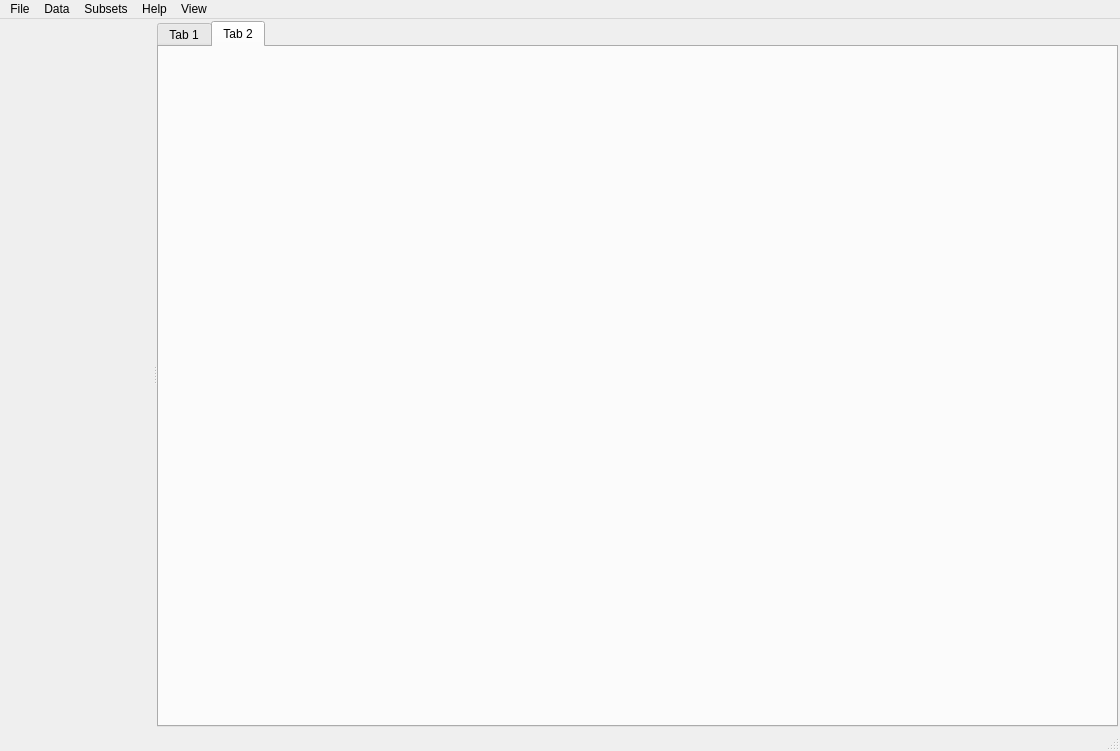
<?xml version="1.0" encoding="UTF-8"?>
<ui version="4.0">
 <class>GlueApplication</class>
 <widget class="QMainWindow" name="GlueApplication">
  <property name="geometry">
   <rect>
    <x>0</x>
    <y>0</y>
    <width>1120</width>
    <height>751</height>
   </rect>
  </property>
  <property name="windowTitle">
   <string>Glue</string>
  </property>
  <widget class="QWidget" name="centralwidget">
   <layout class="QVBoxLayout" name="verticalLayout">
    <property name="margin">
     <number>2</number>
    </property>
    <item>
     <widget class="QSplitter" name="splitter">
      <property name="orientation">
       <enum>Qt::Horizontal</enum>
      </property>
      <property name="handleWidth">
       <number>5</number>
      </property>
      <widget class="LayerTreeWidget" name="layerWidget" native="true">
       <property name="sizePolicy">
        <sizepolicy hsizetype="Preferred" vsizetype="Expanding">
         <horstretch>0</horstretch>
         <verstretch>0</verstretch>
        </sizepolicy>
       </property>
       <property name="minimumSize">
        <size>
         <width>150</width>
         <height>0</height>
        </size>
       </property>
      </widget>
      <widget class="QTabWidget" name="tabWidget">
       <property name="sizePolicy">
        <sizepolicy hsizetype="MinimumExpanding" vsizetype="Expanding">
         <horstretch>1</horstretch>
         <verstretch>0</verstretch>
        </sizepolicy>
       </property>
       <property name="minimumSize">
        <size>
         <width>400</width>
         <height>0</height>
        </size>
       </property>
       <property name="tabShape">
        <enum>QTabWidget::Rounded</enum>
       </property>
       <property name="currentIndex">
        <number>1</number>
       </property>
       <property name="tabsClosable">
        <bool>false</bool>
       </property>
       <property name="movable">
        <bool>true</bool>
       </property>
       <widget class="QWidget" name="tab">
        <attribute name="title">
         <string>Tab 1</string>
        </attribute>
       </widget>
       <widget class="QWidget" name="tab_2">
        <attribute name="title">
         <string>Tab 2</string>
        </attribute>
       </widget>
      </widget>
     </widget>
    </item>
   </layout>
  </widget>
  <widget class="QMenuBar" name="menubar">
   <property name="geometry">
    <rect>
     <x>0</x>
     <y>0</y>
     <width>1120</width>
     <height>22</height>
    </rect>
   </property>
   <widget class="QMenu" name="menuFile">
    <property name="title">
     <string>File</string>
    </property>
    <addaction name="actionSave_session"/>
    <addaction name="actionNew_Session"/>
    <addaction name="actionQuit"/>
    <addaction name="actionNew_Tab"/>
   </widget>
   <widget class="QMenu" name="menuData">
    <property name="title">
     <string>Data</string>
    </property>
    <addaction name="actionLoad_data"/>
   </widget>
   <widget class="QMenu" name="menuSubsets">
    <property name="title">
     <string>Subsets</string>
    </property>
    <addaction name="actionNew_Subset"/>
    <addaction name="actionTransfer_Subset"/>
    <addaction name="actionSave_Subset"/>
   </widget>
   <widget class="QMenu" name="menuHelp">
    <property name="title">
     <string>Help</string>
    </property>
   </widget>
   <widget class="QMenu" name="menuView">
    <property name="title">
     <string>View</string>
    </property>
    <widget class="QMenu" name="menuPanel_Grid">
     <property name="title">
      <string>Panel Grid</string>
     </property>
     <addaction name="action1x1"/>
     <addaction name="action2x2"/>
     <addaction name="action2x2_2"/>
    </widget>
    <addaction name="menuPanel_Grid"/>
   </widget>
   <addaction name="menuFile"/>
   <addaction name="menuData"/>
   <addaction name="menuSubsets"/>
   <addaction name="menuHelp"/>
   <addaction name="menuView"/>
  </widget>
  <widget class="QStatusBar" name="statusbar"/>
  <action name="actionSave_session">
   <property name="text">
    <string>Save session</string>
   </property>
  </action>
  <action name="actionNew_Session">
   <property name="text">
    <string>New session</string>
   </property>
  </action>
  <action name="actionQuit">
   <property name="text">
    <string>Quit</string>
   </property>
  </action>
  <action name="actionLoad_data">
   <property name="text">
    <string>Load data</string>
   </property>
  </action>
  <action name="actionNew_Subset">
   <property name="text">
    <string>New Subset</string>
   </property>
  </action>
  <action name="actionTransfer_Subset">
   <property name="text">
    <string>Transer Subset</string>
   </property>
  </action>
  <action name="actionSave_Subset">
   <property name="text">
    <string>Save Subset</string>
   </property>
  </action>
  <action name="actionNew_Tab">
   <property name="text">
    <string>New Tab</string>
   </property>
  </action>
  <action name="actionNew_Tab_2">
   <property name="text">
    <string>New Tab</string>
   </property>
  </action>
  <action name="action1x1">
   <property name="text">
    <string>1x1</string>
   </property>
  </action>
  <action name="action2x2">
   <property name="text">
    <string>2x2</string>
   </property>
  </action>
  <action name="action2x2_2">
   <property name="text">
    <string>3x3</string>
   </property>
  </action>
 </widget>
 <customwidgets>
  <customwidget>
   <class>LayerTreeWidget</class>
   <extends>QWidget</extends>
   <header>layertreewidget</header>
   <container>1</container>
  </customwidget>
 </customwidgets>
 <resources/>
 <connections/>
</ui>
